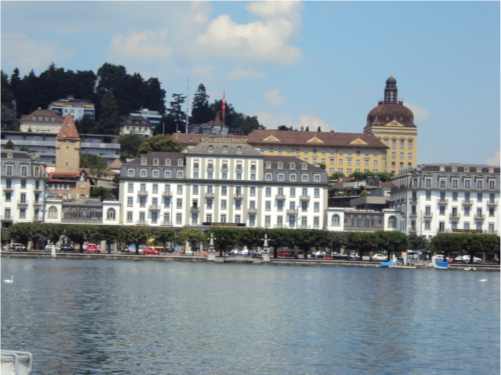
#> input picture slikeLV3/1.JPG, 501 x 375 px, found by its file name
$ python proba.py
#> lines starting #> are read from the running program, lines starting #| are printed output that depends on the picture
import cv2
import numpy as np
import matplotlib.pyplot as plt

# Load images
img1 = cv2.imread("C:\\Users\\minap\\ELFAK\\vid\\slikeLV3\\1.JPG")
#> img1 is the input picture: shape (375, 501, 3); mean B, G, R 149.6, 143, 130.7
img2 = cv2.imread("C:\\Users\\minap\\ELFAK\\vid\\slikeLV3\\2.JPG")
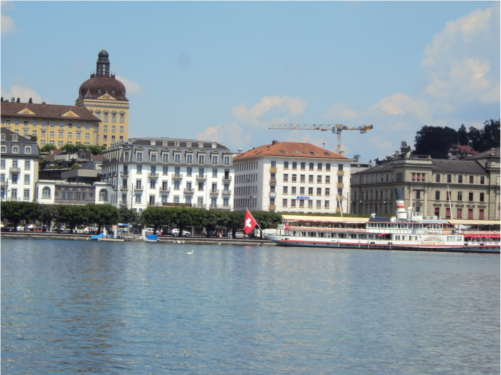
#> input picture slikeLV3/2.JPG, 501 x 375 px, found by its file name
#> img2 is the input picture: shape (375, 501, 3); mean B, G, R 162.2, 152.9, 137.6
img3 = cv2.imread("C:\\Users\\minap\\ELFAK\\vid\\slikeLV3\\3.JPG")
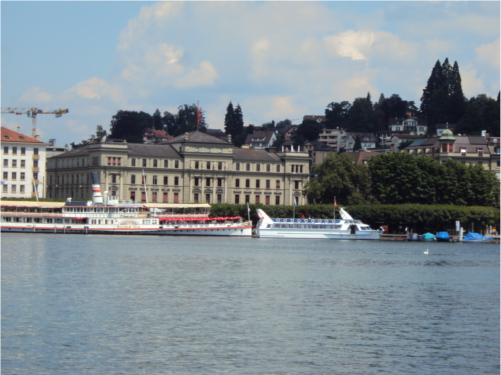
#> input picture slikeLV3/3.JPG, 501 x 375 px, found by its file name
#> img3 is the input picture: shape (375, 501, 3); mean B, G, R 146.2, 139.8, 129.1

# Convert images to grayscale
gray1 = cv2.cvtColor(img1, cv2.COLOR_BGR2GRAY)
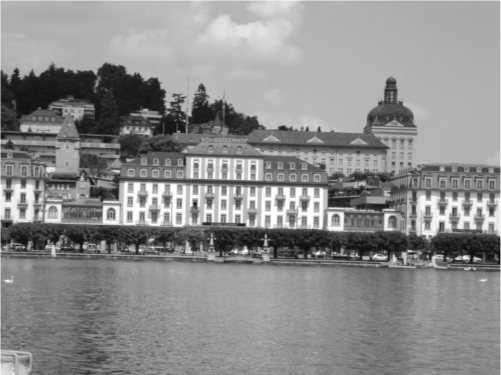
#> gray1: shape (375, 501); min 14, max 255, mean 140.1
gray2 = cv2.cvtColor(img2, cv2.COLOR_BGR2GRAY)
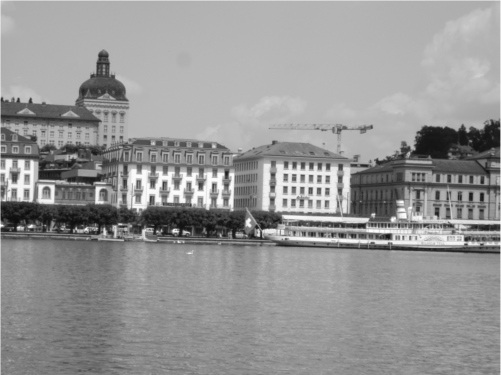
#> gray2: shape (375, 501); min 12, max 254, mean 149.4
gray3 = cv2.cvtColor(img3, cv2.COLOR_BGR2GRAY)
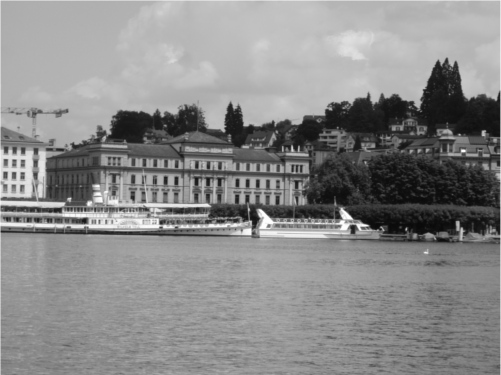
#> gray3: shape (375, 501); min 8, max 255, mean 137.3

# Create SIFT detector
sift = cv2.SIFT_create()

# Find keypoints and descriptors
keypoints1, descriptors1 = sift.detectAndCompute(gray1, None)
#> keypoints1 = 1780 keypoints; strongest (x, y, size): (466, 257, 3.9), (318, 253, 2.8), (8, 195, 5.7), (195, 203, 3.4)
keypoints2, descriptors2 = sift.detectAndCompute(gray2, None)
#> keypoints2 = 1298 keypoints; strongest (x, y, size): (388, 236, 4.5), (175, 231, 3.9), (31, 226, 2.7), (19, 228, 2.8)
keypoints3, descriptors3 = sift.detectAndCompute(gray3, None)
#> keypoints3 = 1315 keypoints; strongest (x, y, size): (463, 151, 2.4), (261, 213, 5), (353, 228, 4.9), (457, 223, 3.1)

# Match keypoints between images
bf = cv2.BFMatcher()
matches12 = bf.knnMatch(descriptors1, descriptors2, k=2)
#> matches12 = 1780 matches
matches23 = bf.knnMatch(descriptors2, descriptors3, k=2)
#> matches23 = 1298 matches

# Apply Lowe's ratio test
good_matches12 = []
good_matches23 = []

for m, n in matches12:
    if m.distance < 0.75 * n.distance:
        good_matches12.append(m)
#> after the loop, good_matches12 = 426 matches

for m, n in matches23:
    if m.distance < 0.75 * n.distance:
        good_matches23.append(m)
#> after the loop, good_matches23 = 359 matches

# Extract corresponding points for good matches
src_pts12 = np.float32([keypoints1[m.queryIdx].pt for m in good_matches12]).reshape(-1, 1, 2)
#> src_pts12 = 426 rows, first 8: [12.04, 185.5], [12.16, 197.8], [12.65, 181.2], [15.63, 177.7], [18.04, 236.6], [19.11, 180.9], [22.89, 195.7], [22.89, 195.7]
dst_pts12 = np.float32([keypoints2[m.trainIdx].pt for m in good_matches12]).reshape(-1, 1, 2)
#> dst_pts12 = 426 rows, first 8: [204.6, 173.9], [204.3, 186.8], [204.9, 169.6], [207.1, 166.2], [177.7, 220.6], [135.1, 165.9], [213.9, 185.2], [213.9, 185.2]

src_pts23 = np.float32([keypoints2[m.queryIdx].pt for m in good_matches23]).reshape(-1, 1, 2)
#> src_pts23 = 359 rows, first 8: [48.82, 224.2], [96.08, 57.82], [110, 109.7], [113, 76.42], [153.1, 168.5], [153.1, 168.5], [168.2, 203.8], [201.2, 170.7]
dst_pts23 = np.float32([keypoints3[m.trainIdx].pt for m in good_matches23]).reshape(-1, 1, 2)
#> dst_pts23 = 359 rows, first 8: [338.4, 216.9], [282.9, 119.5], [112.1, 155.5], [74.22, 146.2], [35.73, 151], [35.73, 151], [97.37, 203.4], [35.73, 151]

# Find homography matrices
H12, _ = cv2.findHomography(src_pts12, dst_pts12, cv2.RANSAC, 5.0)
#> H12 = [[1.09, -0.0102, -315], [0.0462, 1.08, -47.16], [0.00019, 1.51e-05, 1]]
H23, _ = cv2.findHomography(src_pts23, dst_pts23, cv2.RANSAC, 5.0)
#> H23 = [[1.1, 0.00608, -336.6], [0.0321, 1.08, -29.96], [0.000203, 1.16e-05, 1]]

# [5 lines of commented-out code are left out]
result12 = cv2.warpPerspective(img1, H12, (img2.shape[1]+img1.shape[1], img2.shape[0]))
result23 = cv2.warpPerspective(img3, H23, (img2.shape[1]+img3.shape[1], img2.shape[0]))
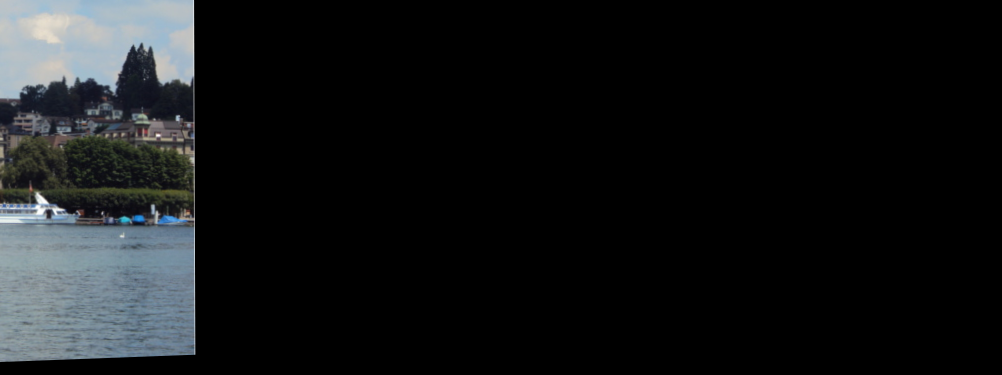
#> result23: shape (375, 1002, 3); mean B, G, R 22.9, 21.7, 19.7

# Combine images horizontally in the order 1-2-3
result = np.concatenate((result12, img2, result23), axis=1)
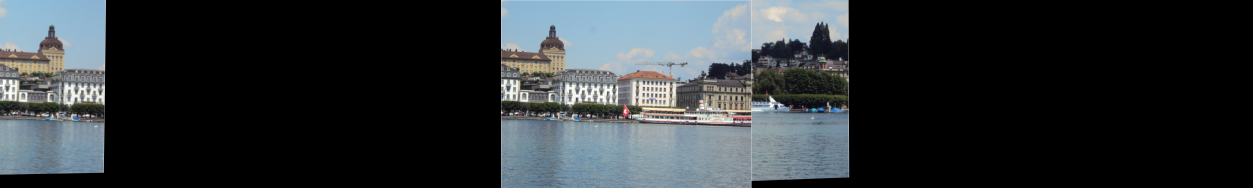
#> result: shape (375, 2505, 3) (shown at 1/2 size); mean B, G, R 53.7, 50.7, 45.6

# Display result
cv2.imshow('Panoramic Image', result)
cv2.waitKey(0)
cv2.destroyAllWindows()

plt.imshow(result)
plt.title('Panoramic Image')
plt.show()
